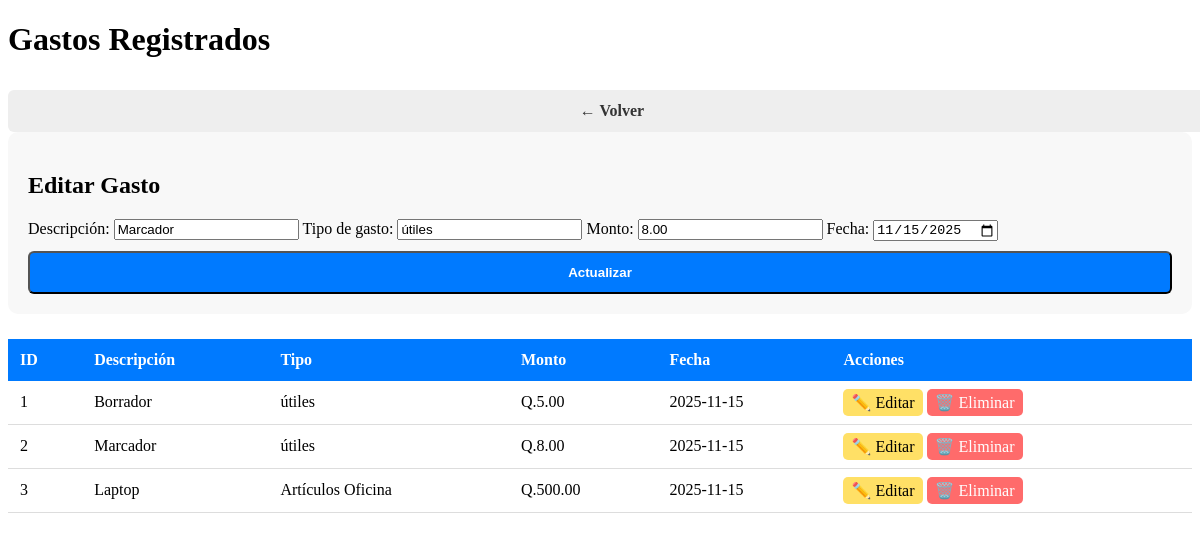
/gastos.php?editar=2, run on the app's committed database.
### tables this page shows
CREATE TABLE `gastos` (
  `id` int(11) NOT NULL,
  `descripcion` varchar(255) NOT NULL,
  `tipo_gasto` varchar(100) NOT NULL,
  `monto` decimal(10,2) NOT NULL,
  `fecha` date NOT NULL,
  `fecha_registro` timestamp NOT NULL DEFAULT current_timestamp()
);

### gastos.php (the view, shortened to what this page needs)
<?php
require_once "database.php";
$editando = false;
if (isset($_GET['editar'])) {
    $editando = true;
    $idEditar = $_GET['editar'];
    $result = $conexion->query("SELECT * FROM gastos WHERE id=$idEditar");
    $dataEditar = $result->fetch_assoc();
}
$gastos = $conexion->query("SELECT * FROM gastos ORDER BY fecha DESC");
?>
<!DOCTYPE html>
<html lang="es">
<head>
    <link rel="stylesheet" href="assets/css/style.css">
</head>
<body>
<div class="container wide">
    <h1>Gastos Registrados</h1>
    <a href="index.php" class="btn-secondary">← Volver</a>
    <?php if ($editando): ?>
    <div class="edit-box">
        <h2>Editar Gasto</h2>
        <form action="gastos.php" method="POST">
            <label>Descripción:</label>
            <input type="text" name="descripcion" value="<?= $dataEditar['descripcion'] ?>" required>
            <label>Tipo de gasto:</label>
            <input type="text" name="tipo_gasto" value="<?= $dataEditar['tipo_gasto'] ?>" required>
            <label>Monto:</label>
            <input type="number" name="monto" step="0.01" value="<?= $dataEditar['monto'] ?>" required>
            <label>Fecha:</label>
            <input type="date" name="fecha" value="<?= $dataEditar['fecha'] ?>" required>
            <button class="btn-primary" type="submit" name="actualizar">Actualizar</button>
        </form>
    </div>
    <?php endif; ?>
    <table class="tabla">
        <tr>
            <th>ID</th>
            <th>Descripción</th>
            <th>Tipo</th>
            <th>Monto</th>
            <th>Fecha</th>
            <th>Acciones</th>
        </tr>
        <?php while ($fila = $gastos->fetch_assoc()): ?>
        <tr>
            <td><?= $fila['id'] ?></td>
            <td><?= $fila['descripcion'] ?></td>
            <td><?= $fila['tipo_gasto'] ?></td>
            <td>Q.<?= $fila['monto'] ?></td>
            <td><?= $fila['fecha'] ?></td>
            <td>
                <a class="btn-edit" href="gastos.php?editar=<?= $fila['id'] ?>">✏️ Editar</a>
                <a class="btn-delete" onclick="return confirm('¿Eliminar registro?')" href="gastos.php?eliminar=<?= $fila['id'] ?>">🗑️ Eliminar</a>
            </td>
        </tr>
        <?php endwhile; ?>
    </table>
</div>
</body>
</html>

### assets/css/style.css (style rules this page uses)
.btn-primary, .btn-secondary { text-decoration: none; display: inline-block; padding: 12px; margin-top: 10px; width: 100%; text-align: center; border-radius: 6px; font-weight: bold; }
.btn-primary { background: #007aff; color: #fff; }
.btn-secondary { background: #eee; color: #333; }
table.tabla { width: 100%; border-collapse: collapse; margin-top: 25px; }
.tabla th { background: #007aff; color: white; padding: 12px; text-align: left; }
.tabla td { padding: 12px; border-bottom: 1px solid #ddd; }
.btn-edit { padding: 5px 8px; background: #ffe066; border-radius: 5px; text-decoration: none; color: #000; }
.btn-delete { padding: 5px 8px; background: #ff6b6b; border-radius: 5px; text-decoration: none; color: white; }
.edit-box { background: #f8f8f8; padding: 20px; border-radius: 10px; margin-bottom: 25px; }

### data on the page
gastos: descripcion "Marcador", tipo_gasto "útiles", monto "8.00", fecha "11/15/2025", id "2", fecha "2025-11-15"
gastos: id "1", descripcion "Borrador", tipo_gasto "útiles", monto "5.00", fecha "2025-11-15"
gastos: id "3", descripcion "Laptop", tipo_gasto "Artículos Oficina", monto "500.00", fecha "2025-11-15"
